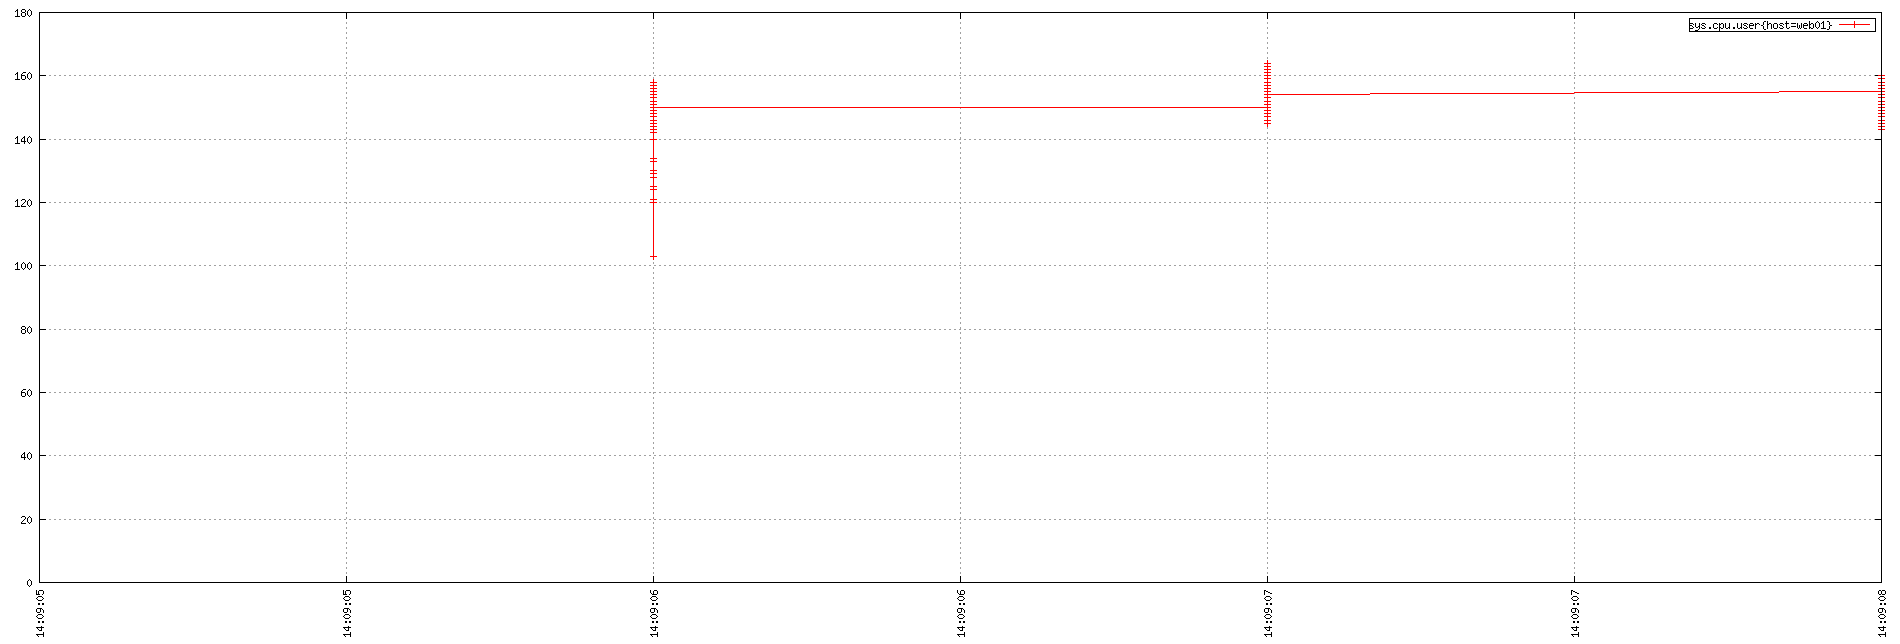

Recreate this plot in gnuplot.
set term png small size 1900,644
set xdata time
set timefmt "%s"
if (GPVAL_VERSION < 4.6) set xtics rotate; else set xtics rotate right
set output "${TMPDIR-'tmp'}/tsd/369e4270.png"
set xrange ["1673878145":"1673878148"]
set format x "%H:%M:%S"
set grid
set style data linespoint
set key right box
set yrange [0:]
plot  "${TMPDIR-'tmp'}/tsd/369e4270_0.dat" using 1:2 title "sys.cpu.user{host=web01}"
